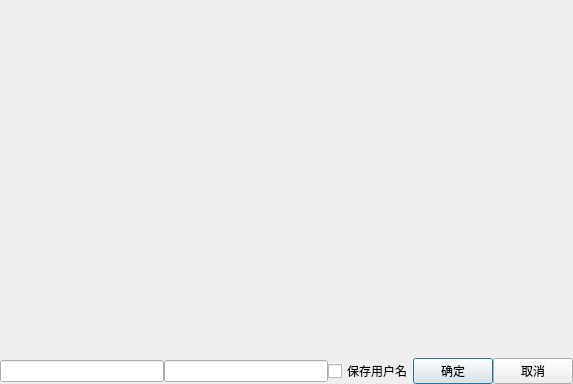
<?xml version="1.0" encoding="UTF-8"?>
<ui version="4.0">
 <class>QDlgLogin</class>
 <widget class="QDialog" name="QDlgLogin">
  <property name="geometry">
   <rect>
    <x>0</x>
    <y>0</y>
    <width>573</width>
    <height>384</height>
   </rect>
  </property>
  <property name="windowTitle">
   <string>Dialog</string>
  </property>
  <layout class="QVBoxLayout" name="verticalLayout">
   <property name="spacing">
    <number>0</number>
   </property>
   <property name="leftMargin">
    <number>0</number>
   </property>
   <property name="topMargin">
    <number>0</number>
   </property>
   <property name="rightMargin">
    <number>0</number>
   </property>
   <property name="bottomMargin">
    <number>0</number>
   </property>
   <item>
    <widget class="QLabel" name="label">
     <property name="minimumSize">
      <size>
       <width>520</width>
       <height>334</height>
      </size>
     </property>
     <property name="text">
      <string/>
     </property>
     <property name="pixmap">
      <pixmap resource="res.qrc">:/images/images/splash2.jpg</pixmap>
     </property>
    </widget>
   </item>
   <item>
    <layout class="QHBoxLayout" name="horizontalLayout">
     <item>
      <widget class="QLineEdit" name="editUser"/>
     </item>
     <item>
      <widget class="QLineEdit" name="editPSWD"/>
     </item>
     <item>
      <widget class="QCheckBox" name="chkBoxSave">
       <property name="text">
        <string>保存用户名</string>
       </property>
      </widget>
     </item>
     <item>
      <widget class="QPushButton" name="btnOK">
       <property name="text">
        <string>确定</string>
       </property>
       <property name="icon">
        <iconset resource="res.qrc">
         <normaloff>:/images/images/704.bmp</normaloff>:/images/images/704.bmp</iconset>
       </property>
      </widget>
     </item>
     <item>
      <widget class="QPushButton" name="btnCancel">
       <property name="text">
        <string>取消</string>
       </property>
       <property name="icon">
        <iconset resource="res.qrc">
         <normaloff>:/images/images/706.bmp</normaloff>:/images/images/706.bmp</iconset>
       </property>
      </widget>
     </item>
    </layout>
   </item>
  </layout>
 </widget>
 <resources>
  <include location="res.qrc"/>
 </resources>
 <connections>
  <connection>
   <sender>btnCancel</sender>
   <signal>clicked()</signal>
   <receiver>QDlgLogin</receiver>
   <slot>reject()</slot>
   <hints>
    <hint type="sourcelabel">
     <x>540</x>
     <y>360</y>
    </hint>
    <hint type="destinationlabel">
     <x>567</x>
     <y>346</y>
    </hint>
   </hints>
  </connection>
 </connections>
</ui>
